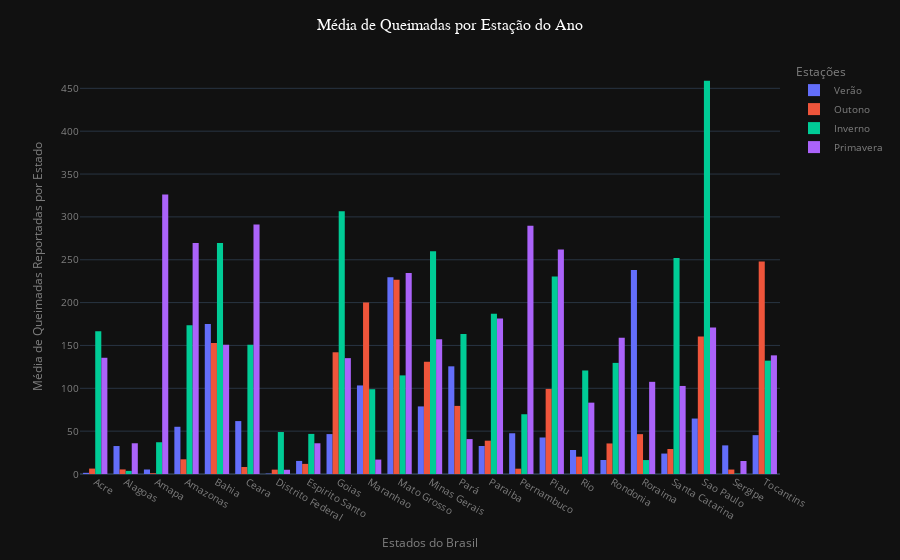

The code cell stored with this chart in its notebook:
### Code cell
# Customização do gráfico, inclusive era interessante a gente fazer uma função genérica para esses gráficos, deixaria o código mais limpo.

fig.update_layout(
    xaxis_title={
        'text': 'Estados do Brasil',
        'font_size': 12
    },
    yaxis_title={
        'text': 'Média de Queimadas Reportadas por Estado',
        'font_size': 12
    },
    legend_title={
        'text': 'Estações',
        'font_size': 12
    },
    font_color='grey',
    font_size=10,
    title={
        'text': 'Média de Queimadas por Estação do Ano',
        'x': 0.5,
        'font_family': 'Verdana',
        'font_color': 'white',
        'font_size': 16
    },
    template='plotly_dark')

### Figure 1 — Plotly figure (JSON) as saved in the notebook; plotly's stock layout.template omitted (floating-point values rounded to 4 significant figures; data arrays with more than 128 entries replaced by an {"elided": "..."} marker saying what was removed)
{"data": [{"alignmentgroup": "True", "bingroup": "x", "histfunc": "avg", "hovertemplate": "estacoes=Verão<br>state=%{x}<br>avg of number=%{y}<extra></extra>", "legendgroup": "Verão", "marker": {"color": "#636efa", "pattern": {"shape": ""}}, "name": "Verão", "offsetgroup": "Verão", "orientation": "v", "showlegend": true, "type": "histogram", "x": {"elided": "1621 str values"}, "xaxis": "x", "y": {"elided": "1621 float values"}, "yaxis": "y"}, {"alignmentgroup": "True", "bingroup": "x", "histfunc": "avg", "hovertemplate": "estacoes=Outono<br>state=%{x}<br>avg of number=%{y}<extra></extra>", "legendgroup": "Outono", "marker": {"color": "#EF553B", "pattern": {"shape": ""}}, "name": "Outono", "offsetgroup": "Outono", "orientation": "v", "showlegend": true, "type": "histogram", "x": {"elided": "1620 str values"}, "xaxis": "x", "y": {"elided": "1620 float values"}, "yaxis": "y"}, {"alignmentgroup": "True", "bingroup": "x", "histfunc": "avg", "hovertemplate": "estacoes=Inverno<br>state=%{x}<br>avg of number=%{y}<extra></extra>", "legendgroup": "Inverno", "marker": {"color": "#00cc96", "pattern": {"shape": ""}}, "name": "Inverno", "offsetgroup": "Inverno", "orientation": "v", "showlegend": true, "type": "histogram", "x": {"elided": "1620 str values"}, "xaxis": "x", "y": {"elided": "1620 float values"}, "yaxis": "y"}, {"alignmentgroup": "True", "bingroup": "x", "histfunc": "avg", "hovertemplate": "estacoes=Primavera<br>state=%{x}<br>avg of number=%{y}<extra></extra>", "legendgroup": "Primavera", "marker": {"color": "#ab63fa", "pattern": {"shape": ""}}, "name": "Primavera", "offsetgroup": "Primavera", "orientation": "v", "showlegend": true, "type": "histogram", "x": {"elided": "1593 str values"}, "xaxis": "x", "y": {"elided": "1593 float values"}, "yaxis": "y"}], "layout": {"barmode": "group", "font": {"color": "grey", "size": 10}, "legend": {"title": {"font": {"size": 12}, "text": "Estações"}, "tracegroupgap": 0}, "margin": {"t": 60}, "title": {"font": {"color": "white", "family": "Verdana", "size": 16}, "text": "Média de Queimadas por Estação do Ano", "x": 0.5}, "xaxis": {"anchor": "y", "domain": [0, 1], "title": {"font": {"size": 12}, "text": "Estados do Brasil"}}, "yaxis": {"anchor": "x", "domain": [0, 1], "title": {"font": {"size": 12}, "text": "Média de Queimadas Reportadas por Estado"}}}}
